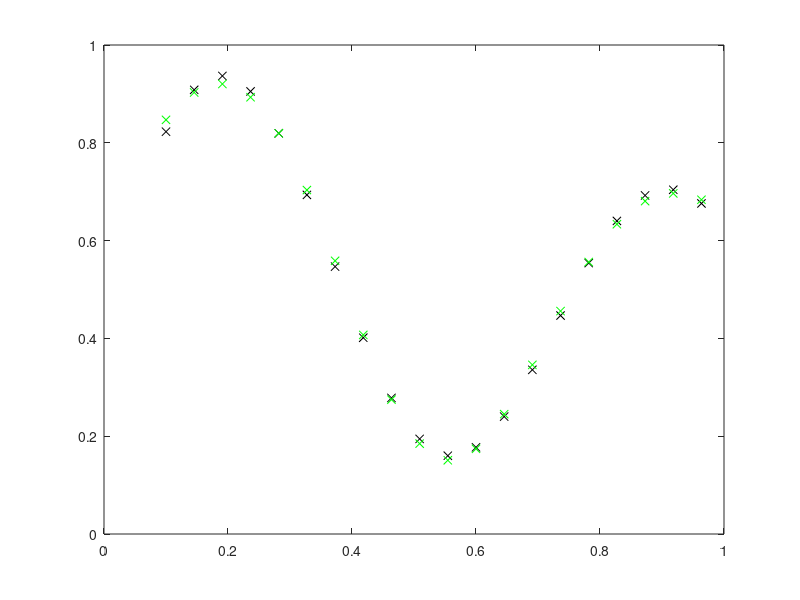

This chart was generated by the following MATLAB code:
% Intelektualiosios sistemos
% Laboratorinis darbas Nr.2
% Tadas Vasiliauskas DISfm-22

% Pasirinkime DNT struktūra
% Vienas įėjimas x
% Vienas paslėptasis sluoksnis su 5 neuronais
% Vienas išėjimas y1

clc
clear all

% 1. Surinkti/paruošti mokymo duomenų rinkinį
X = 0.1:1/22:1;
y1 = ((1 + 0.6*sin(2*pi*X/0.7)) + 0.3*sin(2*pi*X))/2;

% 2. Sugeneruoti pradines ryšių svorių reikšmes
% sluoksnio parametrai
w11_1 = randn(1); b1_1 = randn(1);
w21_1 = randn(1); b2_1 = randn(1);
w31_1 = randn(1); b3_1 = randn(1);
w41_1 = randn(1); b4_1 = randn(1);
w51_1 = randn(1); b5_1 = randn(1);

w11_2 = randn(1); b1_2 = rand(1);
w12_2 = randn(1); 
w13_2 = randn(1); 
w14_2 = randn(1); 
w15_2 = randn(1); 

% 3. Apskaičiuoti tinklo atsaką(momentinį)
% pasverta suma 1 sluoksnyje
mok_zing = 0.15;
for indx = 1:20000
    for n = 1:20

        v1_1 = X(n)*w11_1 + b1_1;
        v2_1 = X(n)*w21_1 + b2_1;
        v3_1 = X(n)*w31_1 + b3_1;
        v4_1 = X(n)*w41_1 + b4_1;
        v5_1 = X(n)*w51_1 + b5_1;
        
        % aktyvavimo f-ja 1 sluoknyje
        y1_1 = 1/(1+exp(-v1_1));
        y2_1 = 1/(1+exp(-v2_1));
        y3_1 = 1/(1+exp(-v3_1));
        y4_1 = 1/(1+exp(-v4_1));
        y5_1 = 1/(1+exp(-v5_1));
        
        % pasverta suma išėjimo sluoksnyje
        v1_2 = y1_1 * w11_2 + y2_1 * w12_2 + y3_1 * w13_2 + y4_1 * w14_2 + y5_1 * w15_2 + b1_2;
        
        % skaičiuojame išėjimą/tinklo atsaką pritaikydami aktyvavimo f-jas
        y1_apskaiciuota = v1_2;
        
        % 4. Palyginti su norimu atsaku ir apskaičiuoti klaidą
        e1 = y1(n) - y1_apskaiciuota;
        
        % 5. Atnaujinti ryšių svorius taip, kad klaida mažėtų (atlikti tinklo
        % mokymą)
        delta_out_1 = e1;
        
        delta_1_1 = y1_1*(1-y1_1)*(delta_out_1*w11_2);
        delta_2_1 = y2_1*(1-y2_1)*(delta_out_1*w12_2);
        delta_3_1 = y3_1*(1-y3_1)*(delta_out_1*w13_2);
        delta_4_1 = y4_1*(1-y4_1)*(delta_out_1*w14_2);
        delta_5_1 = y5_1*(1-y5_1)*(delta_out_1*w15_2);
        
        % atnaujinti svorius
        w11_2 = w11_2 + mok_zing*delta_out_1*y1_1;
        w12_2 = w12_2 + mok_zing*delta_out_1*y2_1;
        w13_2 = w13_2 + mok_zing*delta_out_1*y3_1;
        w14_2 = w14_2 + mok_zing*delta_out_1*y4_1;
        w15_2 = w15_2 + mok_zing*delta_out_1*y5_1;
        b1_2 = b1_2 + mok_zing*delta_out_1;
        
        % atnaujinti svorius paslėptame sluoksnyje
        w11_1 = w11_1 + mok_zing*delta_1_1*X(n);
        w21_1 = w21_1 + mok_zing*delta_2_1*X(n);
        w31_1 = w31_1 + mok_zing*delta_3_1*X(n);
        w41_1 = w41_1 + mok_zing*delta_4_1*X(n);
        w51_1 = w51_1 + mok_zing*delta_5_1*X(n);
        
        b1_1 = b1_1 + mok_zing*delta_1_1;
        b2_1 = b2_1 + mok_zing*delta_2_1;
        b3_1 = b3_1 + mok_zing*delta_3_1;
        b4_1 = b4_1 + mok_zing*delta_4_1;
        b5_1 = b5_1 + mok_zing*delta_5_1;
            end
        end

% Apskaičiuoti tinklo atsaką(momentinį)
for m = 1:20

    v1_1 = X(m)*w11_1 + b1_1;
    v2_1 = X(m)*w21_1 + b2_1;
    v3_1 = X(m)*w31_1 + b3_1;
    v4_1 = X(m)*w41_1 + b4_1;
    v5_1 = X(m)*w51_1 + b5_1;

    % aktyvavimo f-ja
    y1_1 = 1/(1+exp(-v1_1));
    y2_1 = 1/(1+exp(-v2_1));
    y3_1 = 1/(1+exp(-v3_1));
    y4_1 = 1/(1+exp(-v4_1));
    y5_1 = 1/(1+exp(-v5_1));

    % pasverta suma išėjimo sluoksnyje
    v1_2 = y1_1 * w11_2 + y2_1 * w12_2 + y3_1 * w13_2 + y4_1 * w14_2 + y5_1 * w15_2 + b1_2;

    % skaičiuojame išėjimą/tinklo atsaką pritaikydami aktyvavimo f-jas
    y1_apskaiciuota(m) = v1_2;
end

plot(X, y1, 'kx',X,y1_apskaiciuota,'gx')